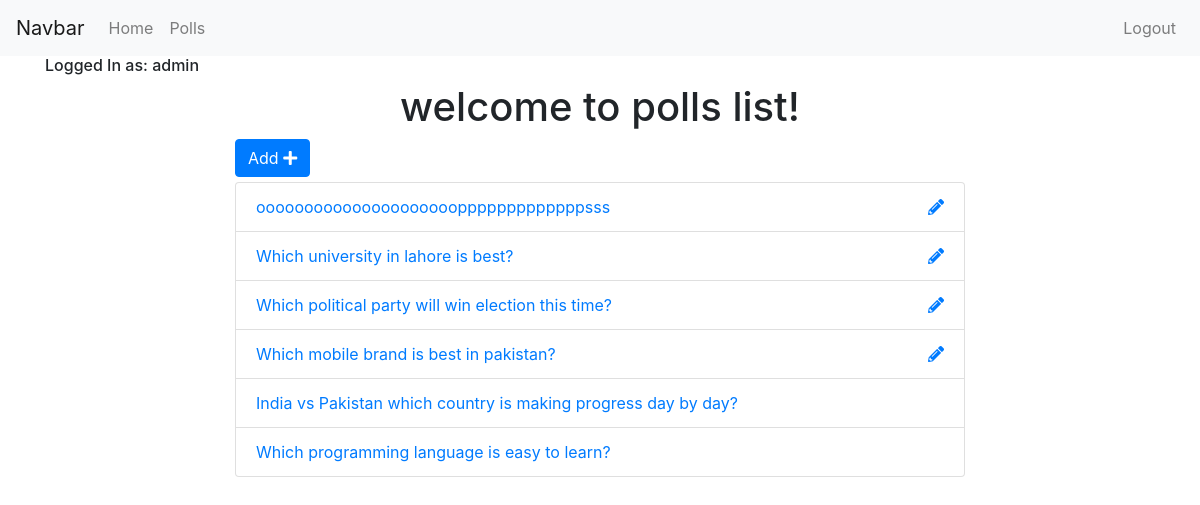
The app's page /polls/list/ (signed in) with its own data.
### polls/models.py (models this page shows, shortened)
class Poll(models.Model):
    owner = models.ForeignKey(User, on_delete=models.CASCADE, default=1)
    text = models.CharField(max_length=255)
    pub_date = models.DateField()
    def __str__(self):
        return self.text

### polls/views.py (the view)
# urls.py: path('list/', views.polls_list_view, name='polls_list_view'),
@login_required
def polls_list_view(request):
    polls = Poll.objects.all()
    context = {'polls': polls}
    return render(request, 'polls/polls_list.html', context)

### polls/templates/polls/polls_list.html (shortened to what this page needs)
{% extends 'base.html' %}
{% block content %}
<div class="container">
    {% if request.user.is_authenticated %}
    <h6> Logged In as: {{ request.user }}</h6>
    {% else %}
    <h2> Not logged in! </h2>
    {% endif %}
    <h1 class="text-center"> welcome to polls list!</h1>
    <div class="row">
        <div class="col-sm-8 offset-sm-2">
            <a href="{% url 'polls:add' %}" class="btn btn-primary" style="margin-bottom: 5px">Add <i class="fas fa-plus"></i></a>
             <ul class="list-group">
                {% for poll in polls %}
                 <li class="list-group-item">
                     <a href="{% url 'polls:polls_detail_view' poll.id %}"> {{ poll }}</a>
                         {% if request.user == poll.owner %}
                            <a href="{% url 'polls:edit_poll' poll.id %}" class='float-right'><i class="fas fa-pencil-alt"></i></a>
                         {% endif %}
                 </li>
                {% endfor %}
             </ul>
        </div>
    </div>
</div>
{% endblock %}

### records on screen
Poll: text "ooooooooooooooooooooopppppppppppppsss"
Poll: text "Which university in lahore is best?"
Poll: text "Which political party will win election this time?"
Poll: text "Which mobile brand is best in pakistan?"
Poll: text "India vs Pakistan which country is making progress day by day?"
Poll: text "Which programming language is easy to learn?"

### other values on screen
{{ request.user }} "admin"
